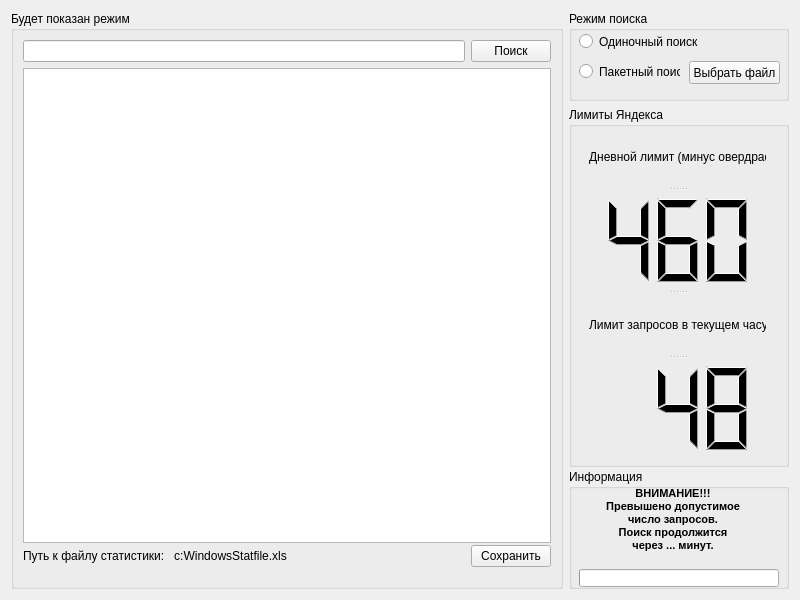
<?xml version="1.0" encoding="UTF-8"?>
<ui version="4.0">
 <class>YaP</class>
 <widget class="QWidget" name="YaP">
  <property name="enabled">
   <bool>true</bool>
  </property>
  <property name="geometry">
   <rect>
    <x>0</x>
    <y>0</y>
    <width>800</width>
    <height>600</height>
   </rect>
  </property>
  <property name="sizePolicy">
   <sizepolicy hsizetype="Maximum" vsizetype="Maximum">
    <horstretch>50</horstretch>
    <verstretch>50</verstretch>
   </sizepolicy>
  </property>
  <property name="minimumSize">
   <size>
    <width>800</width>
    <height>600</height>
   </size>
  </property>
  <property name="sizeIncrement">
   <size>
    <width>0</width>
    <height>0</height>
   </size>
  </property>
  <property name="windowTitle">
   <string>Form</string>
  </property>
  <layout class="QGridLayout" name="gridLayout">
   <item row="2" column="1">
    <spacer name="vSpacer_under_limits">
     <property name="orientation">
      <enum>Qt::Vertical</enum>
     </property>
     <property name="sizeHint" stdset="0">
      <size>
       <width>20</width>
       <height>40</height>
      </size>
     </property>
    </spacer>
   </item>
   <item row="0" column="1">
    <widget class="QGroupBox" name="groupBox_mode">
     <property name="sizePolicy">
      <sizepolicy hsizetype="Fixed" vsizetype="Fixed">
       <horstretch>0</horstretch>
       <verstretch>0</verstretch>
      </sizepolicy>
     </property>
     <property name="minimumSize">
      <size>
       <width>220</width>
       <height>90</height>
      </size>
     </property>
     <property name="title">
      <string>Режим поиска</string>
     </property>
     <widget class="QRadioButton" name="radioButton_single_mode">
      <property name="geometry">
       <rect>
        <x>10</x>
        <y>20</y>
        <width>131</width>
        <height>21</height>
       </rect>
      </property>
      <property name="text">
       <string>Одиночный поиск</string>
      </property>
     </widget>
     <widget class="QRadioButton" name="radioButton_file_mode">
      <property name="geometry">
       <rect>
        <x>10</x>
        <y>50</y>
        <width>101</width>
        <height>21</height>
       </rect>
      </property>
      <property name="text">
       <string>Пакетный поиск</string>
      </property>
     </widget>
     <widget class="QPushButton" name="btn_fileopen">
      <property name="geometry">
       <rect>
        <x>120</x>
        <y>50</y>
        <width>91</width>
        <height>23</height>
       </rect>
      </property>
      <property name="text">
       <string>Выбрать файл</string>
      </property>
     </widget>
    </widget>
   </item>
   <item row="1" column="1">
    <widget class="QGroupBox" name="groupBox_limits">
     <property name="sizePolicy">
      <sizepolicy hsizetype="Fixed" vsizetype="MinimumExpanding">
       <horstretch>0</horstretch>
       <verstretch>0</verstretch>
      </sizepolicy>
     </property>
     <property name="minimumSize">
      <size>
       <width>220</width>
       <height>360</height>
      </size>
     </property>
     <property name="title">
      <string>Лимиты Яндекса</string>
     </property>
     <widget class="QSplitter" name="splitter_gb_limits">
      <property name="geometry">
       <rect>
        <x>20</x>
        <y>20</y>
        <width>177</width>
        <height>331</height>
       </rect>
      </property>
      <property name="orientation">
       <enum>Qt::Vertical</enum>
      </property>
      <widget class="QLabel" name="label_day_limit">
       <property name="text">
        <string>Дневной лимит (минус овердрафт)</string>
       </property>
      </widget>
      <widget class="QLCDNumber" name="lcdNumber_day_limit">
       <property name="font">
        <font>
         <pointsize>18</pointsize>
         <weight>50</weight>
         <bold>false</bold>
        </font>
       </property>
       <property name="frameShape">
        <enum>QFrame::NoFrame</enum>
       </property>
       <property name="digitCount">
        <number>3</number>
       </property>
       <property name="segmentStyle">
        <enum>QLCDNumber::Filled</enum>
       </property>
       <property name="intValue" stdset="0">
        <number>460</number>
       </property>
      </widget>
      <widget class="QLabel" name="label_hour_limit">
       <property name="text">
        <string>Лимит запросов в текущем часу</string>
       </property>
      </widget>
      <widget class="QLCDNumber" name="lcdNumber_hour_limit">
       <property name="font">
        <font>
         <pointsize>18</pointsize>
         <weight>50</weight>
         <bold>false</bold>
        </font>
       </property>
       <property name="frameShape">
        <enum>QFrame::NoFrame</enum>
       </property>
       <property name="digitCount">
        <number>3</number>
       </property>
       <property name="segmentStyle">
        <enum>QLCDNumber::Filled</enum>
       </property>
       <property name="intValue" stdset="0">
        <number>48</number>
       </property>
      </widget>
     </widget>
    </widget>
   </item>
   <item row="0" column="0" rowspan="5">
    <widget class="QGroupBox" name="groupBox_main">
     <property name="sizePolicy">
      <sizepolicy hsizetype="Preferred" vsizetype="Preferred">
       <horstretch>0</horstretch>
       <verstretch>0</verstretch>
      </sizepolicy>
     </property>
     <property name="minimumSize">
      <size>
       <width>530</width>
       <height>500</height>
      </size>
     </property>
     <property name="sizeIncrement">
      <size>
       <width>600</width>
       <height>0</height>
      </size>
     </property>
     <property name="title">
      <string>Будет показан режим</string>
     </property>
     <property name="flat">
      <bool>false</bool>
     </property>
     <property name="checkable">
      <bool>false</bool>
     </property>
     <layout class="QGridLayout" name="gridLayout_3">
      <item row="0" column="0">
       <layout class="QGridLayout" name="gridLayout_main">
        <item row="2" column="1">
         <widget class="QPushButton" name="btn_save">
          <property name="text">
           <string>Сохранить</string>
          </property>
         </widget>
        </item>
        <item row="2" column="0">
         <widget class="QLabel" name="label_filepath">
          <property name="minimumSize">
           <size>
            <width>0</width>
            <height>42</height>
           </size>
          </property>
          <property name="text">
           <string>Путь к файлу статистики:   c:WindowsStatfile.xls</string>
          </property>
         </widget>
        </item>
        <item row="1" column="0" colspan="2">
         <widget class="QTableWidget" name="table_results">
          <property name="sizePolicy">
           <sizepolicy hsizetype="Expanding" vsizetype="Preferred">
            <horstretch>0</horstretch>
            <verstretch>0</verstretch>
           </sizepolicy>
          </property>
          <property name="minimumSize">
           <size>
            <width>500</width>
            <height>475</height>
           </size>
          </property>
         </widget>
        </item>
        <item row="0" column="1">
         <widget class="QPushButton" name="btn_search">
          <property name="text">
           <string>Поиск</string>
          </property>
         </widget>
        </item>
        <item row="0" column="0">
         <widget class="QLineEdit" name="lineEdit_single_query">
          <property name="sizePolicy">
           <sizepolicy hsizetype="MinimumExpanding" vsizetype="Fixed">
            <horstretch>0</horstretch>
            <verstretch>0</verstretch>
           </sizepolicy>
          </property>
          <property name="minimumSize">
           <size>
            <width>390</width>
            <height>0</height>
           </size>
          </property>
         </widget>
        </item>
       </layout>
      </item>
     </layout>
    </widget>
   </item>
   <item row="3" column="1" rowspan="2">
    <widget class="QGroupBox" name="groupBox_info">
     <property name="sizePolicy">
      <sizepolicy hsizetype="Preferred" vsizetype="Expanding">
       <horstretch>0</horstretch>
       <verstretch>0</verstretch>
      </sizepolicy>
     </property>
     <property name="minimumSize">
      <size>
       <width>0</width>
       <height>120</height>
      </size>
     </property>
     <property name="maximumSize">
      <size>
       <width>16777215</width>
       <height>150</height>
      </size>
     </property>
     <property name="title">
      <string>Информация</string>
     </property>
     <widget class="QLabel" name="label_info">
      <property name="geometry">
       <rect>
        <x>10</x>
        <y>10</y>
        <width>188</width>
        <height>81</height>
       </rect>
      </property>
      <property name="font">
       <font>
        <pointsize>8</pointsize>
        <weight>75</weight>
        <italic>false</italic>
        <bold>true</bold>
       </font>
      </property>
      <property name="text">
       <string>ВНИМАНИЕ!!!
Превышено допустимое
число запросов.
Поиск продолжится
через ... минут.</string>
      </property>
      <property name="textFormat">
       <enum>Qt::AutoText</enum>
      </property>
      <property name="scaledContents">
       <bool>false</bool>
      </property>
      <property name="alignment">
       <set>Qt::AlignCenter</set>
      </property>
     </widget>
     <widget class="QProgressBar" name="progressBar">
      <property name="geometry">
       <rect>
        <x>10</x>
        <y>100</y>
        <width>200</width>
        <height>18</height>
       </rect>
      </property>
      <property name="sizePolicy">
       <sizepolicy hsizetype="Minimum" vsizetype="Fixed">
        <horstretch>0</horstretch>
        <verstretch>0</verstretch>
       </sizepolicy>
      </property>
      <property name="value">
       <number>0</number>
      </property>
      <property name="textVisible">
       <bool>false</bool>
      </property>
     </widget>
    </widget>
   </item>
  </layout>
 </widget>
 <resources/>
 <connections/>
</ui>
